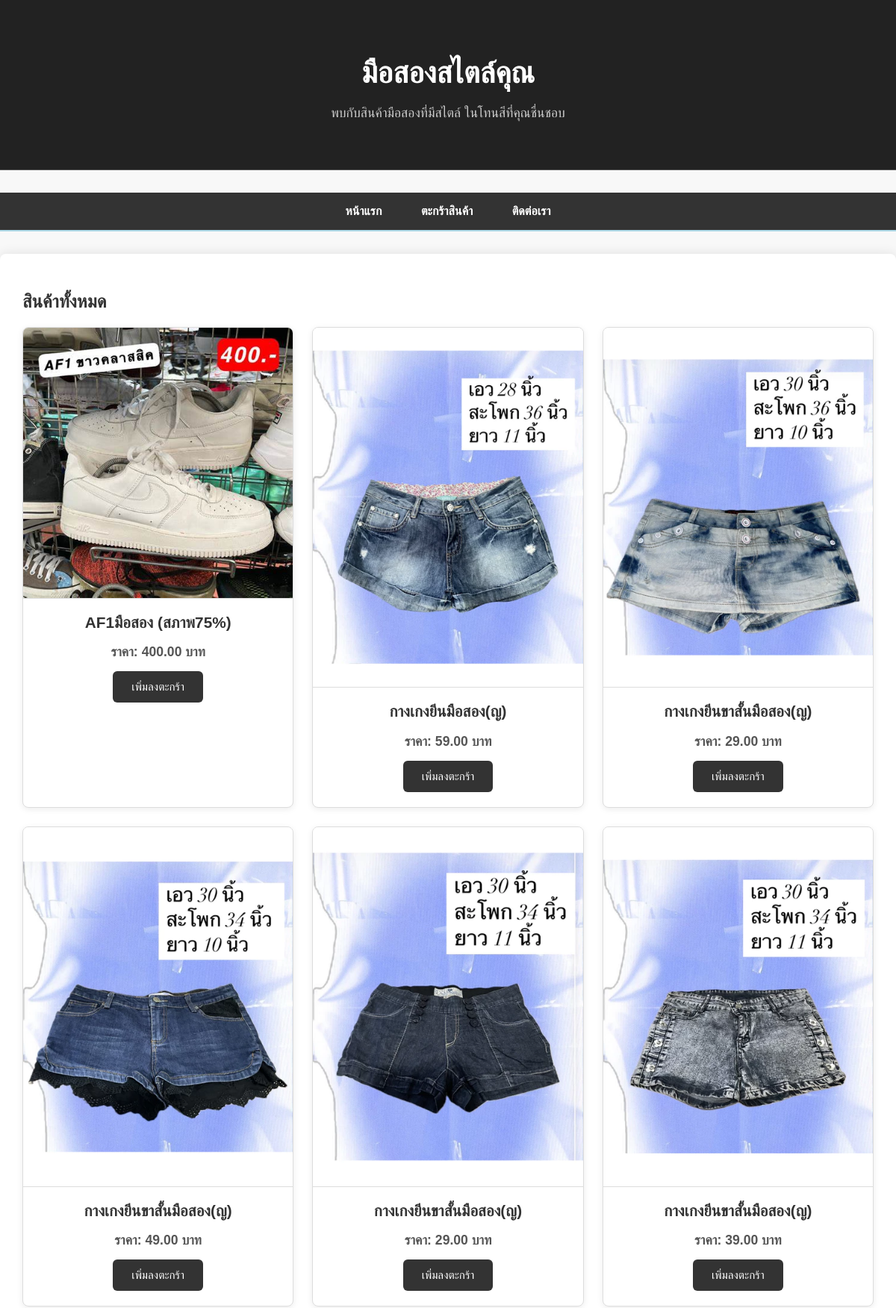
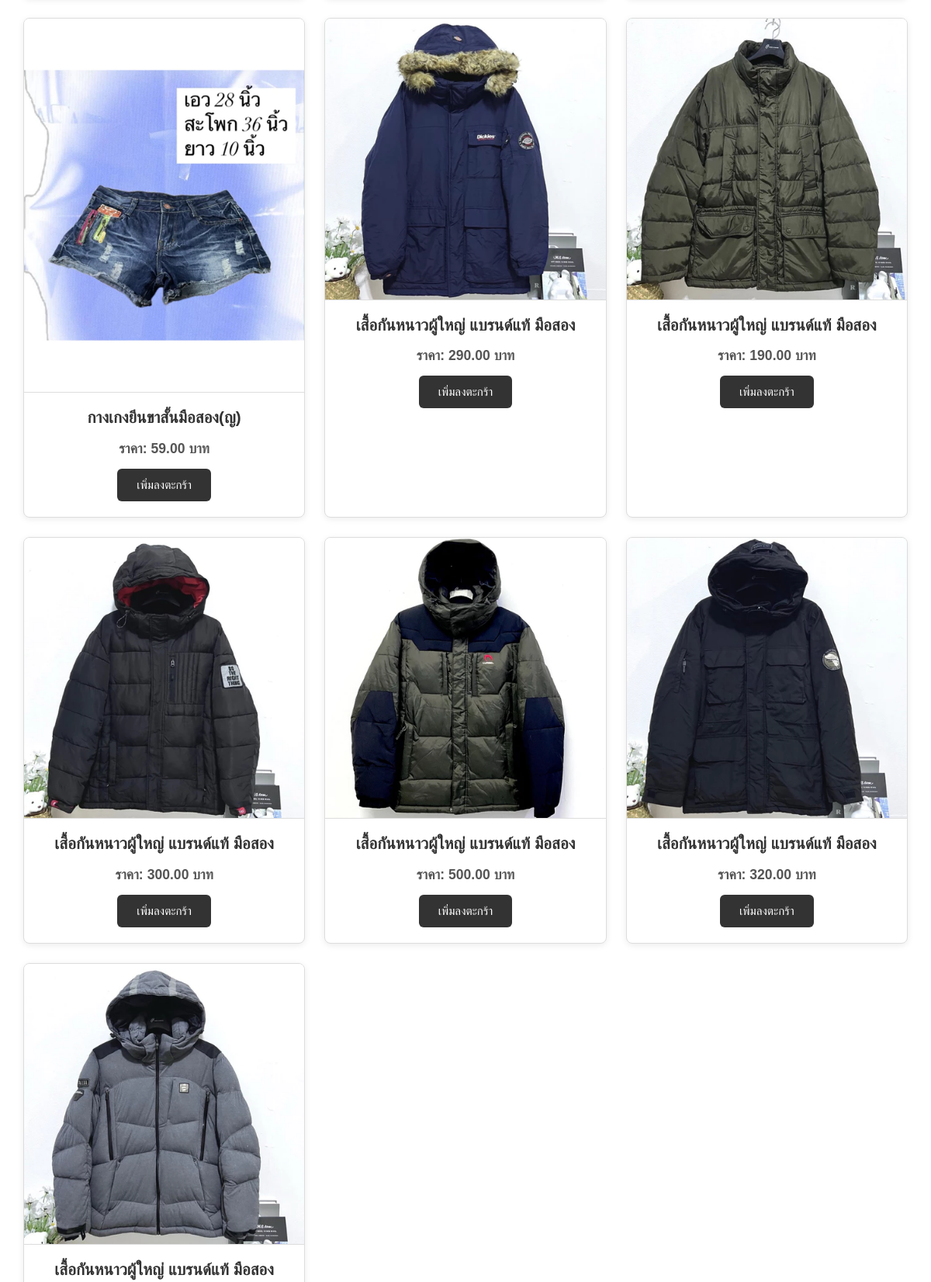
The page / (upper part) on the database its author committed (2 pictures, top to bottom).
### shop/models.py (models this page shows, shortened)
class Product(models.Model):
    name = models.CharField(max_length=255)
    description = models.TextField(blank=True, null=True)
    price = models.DecimalField(max_digits=10, decimal_places=2)
    image = models.ImageField(upload_to='products/', blank=True, null=True)
    category = models.ForeignKey(Category, on_delete=models.SET_NULL, null=True, blank=True)
    condition = models.CharField(max_length=100, blank=True, null=True) # สภาพสินค้า
    created_at = models.DateTimeField(auto_now_add=True)

### shop/views.py (the view)
# urls.py: path('', views.product_list, name='product_list'),
def product_list(request):
    products = Product.objects.all()
    categories = Category.objects.all()
    return render(request, 'shop/product_list.html', {'products': products, 'categories': categories})

### shop/templates/shop/product_list.html (shortened to what this page needs)
{% load static %}
<!DOCTYPE html>
<html lang="th">
<head>
    <link rel="stylesheet" type="text/css" href="{% static 'shop/style.css' %}">
</head>
<body>
    <header>
        <h1>มือสองสไตล์คุณ</h1>
        <p>พบกับสินค้ามือสองที่มีสไตล์ ในโทนสีที่คุณชื่นชอบ</p>
    </header>
    <nav>
        <ul>
            <li><a href="{% url 'product_list' %}">หน้าแรก</a></li>
            <li><a href="{% url 'view_cart' %}">ตะกร้าสินค้า</a></li>
            <li><a href="{% url 'contact' %}">ติดต่อเรา</a></li>
        </ul>
    </nav>
    <div class="container">
        <h2>สินค้าทั้งหมด</h2>
        <div class="product-grid">
            {% for product in products %}
            <div class="product-card">
                <div class="product-image-container">
                    {% if product.image %}
                    <a href="{% url 'product_detail' product.id %}">
                        <img src="{{ product.image.url }}" alt="{{ product.name }}" class="product-image">
                    </a>
                    {% else %}
                    <div class="empty-image">ไม่มีรูปภาพ</div>
                    {% endif %}
                </div>
                <div class="product-info">
                    <a href="{% url 'product_detail' product.id %}" class="product-title">{{ product.name }}</a>
                    <p class="product-price">ราคา: {{ product.price }} บาท</p>
                    <a href="{% url 'add_to_cart' product.id %}" class="add-to-cart-button">เพิ่มลงตะกร้า</a>
                </div>
            </div>
            {% empty %}
            <p class="empty-message">ไม่มีสินค้าในขณะนี้</p>
            {% endfor %}
        </div>
    </div>
</body>
</html>

### shop/templates/shop/shop/static/shop/style.css (style rules this page uses)
body { font-family: sans-serif; margin: 0; padding: 0; background-color: #ffffff; color: #333; }
header { background-color: #4682b4; color: #fff; padding: 1.5em 0; text-align: center; border-bottom: 2px solid #6495ed; }
nav { background-color: #e0ffff; padding: 0.8em 0; text-align: center; margin-bottom: 20px; border-bottom: 2px solid #add8e6; }
nav ul { list-style: none; padding: 0; margin: 0; }
nav ul li { display: inline; margin: 0 1.2em; }
nav a { color: #333; text-decoration: none; font-weight: bold; transition: color 0.3s ease; }

### shop/templates/shop/product_list.html (style rules this page uses)
body { font-family: sans-serif; margin: 0; padding: 0; background-color: #f8f8f8; color: #333; }
.container { max-width: 1200px; margin: 30px auto; padding: 30px; background-color: #fff; border-radius: 8px; box-shadow: 0 0 15px rgba(0, 0, 0, 0.1); }
header { text-align: center; padding: 3em 0; background-color: #222; color: #eee; border-bottom: 1px solid #555; margin-bottom: 30px; }
header h1 { margin-bottom: 0.5em; color: #fff; font-size: 2.5em; font-weight: bold; }
header p { color: #ccc; font-size: 1.1em; }
nav { background-color: #333; color: #fff; padding: 1em 0; text-align: center; margin-bottom: 30px; }
nav ul { list-style: none; padding: 0; margin: 0; }
nav ul li { display: inline; margin: 0 1.5em; }
nav a { color: #fff; text-decoration: none; font-weight: bold; transition: color 0.3s ease; }
.product-grid { display: grid; grid-template-columns: repeat(auto-fit, minmax(280px, 1fr)); gap: 25px; margin-top: 20px; }
.product-card { border: 1px solid #ddd; border-radius: 8px; overflow: hidden; box-shadow: 0 2px 8px rgba(0, 0, 0, 0.08); transition: transform 0.2s ease-in-out; background-color: #fff; }
.product-image-container { position: relative; overflow: hidden; background-color: #eee; border-bottom: 1px solid #ddd; }
.product-image { width: 100%; height: auto; display: block; transition: opacity 0.3s ease-in-out; }
.product-info { padding: 20px; text-align: center; }
.product-title { margin-top: 0; margin-bottom: 8px; font-size: 1.3em; font-weight: bold; color: #333; text-decoration: none; }
.product-price { color: #555; font-weight: bold; font-size: 1.1em; margin-bottom: 15px; }
.add-to-cart-button { background-color: #333; color: #fff; border: none; padding: 12px 25px; border-radius: 6px; cursor: pointer; text-decoration: none; display: inline-block; font-size: 0.95em; transition: background-color 0.3s ease; }

### rows shown on the page
Product: image (picture), name "AF1มือสอง (สภาพ75%)", price "400.00"
Product: image (picture), name "กางเกงยีนมือสอง(ญ)", price "59.00"
Product: image (picture), name "กางเกงยีนขาสั้นมือสอง(ญ)", price "29.00"
Product: image (picture), name "กางเกงยีนขาสั้นมือสอง(ญ)", price "49.00"
Product: image (picture), name "กางเกงยีนขาสั้นมือสอง(ญ)", price "29.00"
Product: image (picture), name "กางเกงยีนขาสั้นมือสอง(ญ)", price "39.00"
Product: image (picture), name "กางเกงยีนขาสั้นมือสอง(ญ)", price "59.00"
Product: image (picture), name "เสื้อกันหนาวผู้ใหญ่ แบรนด์แท้ มือสอง", price "290.00"
Product: image (picture), name "เสื้อกันหนาวผู้ใหญ่ แบรนด์แท้ มือสอง", price "190.00"
Product: image (picture), name "เสื้อกันหนาวผู้ใหญ่ แบรนด์แท้ มือสอง", price "300.00"
Product: image (picture), name "เสื้อกันหนาวผู้ใหญ่ แบรนด์แท้ มือสอง", price "500.00"
Product: image (picture), name "เสื้อกันหนาวผู้ใหญ่ แบรนด์แท้ มือสอง", price "320.00"
Product: image (picture), name "เสื้อกันหนาวผู้ใหญ่ แบรนด์แท้ มือสอง"
